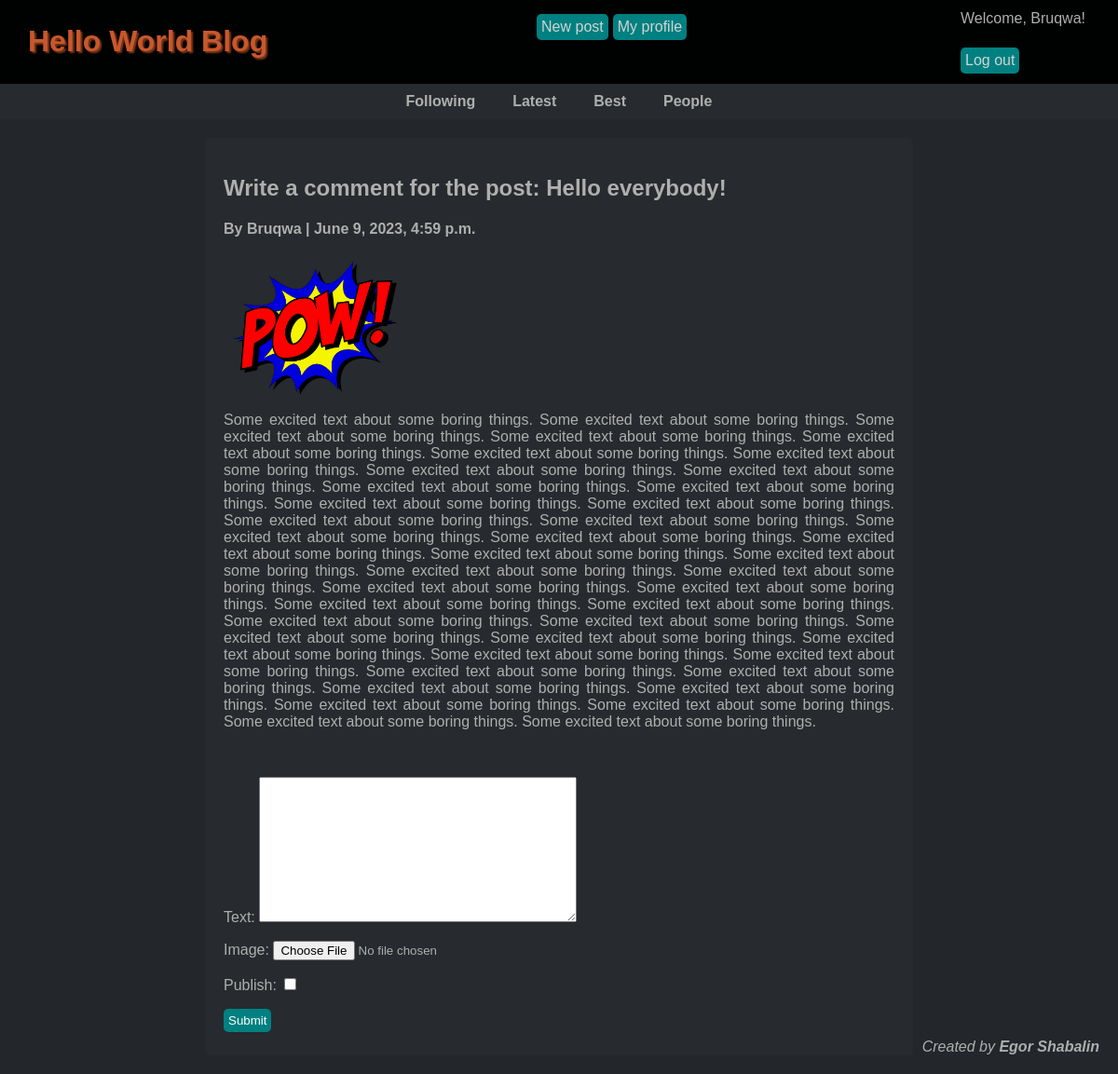
Page /post/2/new_comment/ (signed in) on the committed database.
### blog/models.py (models this page shows, shortened)
class Post(models.Model):
    title = models.CharField(max_length=200)
    text = models.TextField()
    img = models.ImageField(default=None, upload_to="post_imgs", blank=True, null=True)
    author = models.ForeignKey(
        User, on_delete=models.DO_NOTHING, blank=False, null=False
    )
    likes = models.ManyToManyField(User, related_name="post_likes")
    dislikes = models.ManyToManyField(User, related_name="post_dislikes")
    comments = models.IntegerField(default=0, null=True)
    category = models.ForeignKey(Category, on_delete=models.DO_NOTHING, null=True)
    created_at = models.DateTimeField(auto_now_add=True)
    updated_at = models.DateTimeField(auto_now=True)
    posted = models.BooleanField(default=False)
    class Meta:
        ordering = ("-created_at",)
        verbose_name_plural = "Posts"

### blog/views.py (the view)
# urls.py: path("post/<int:pk>/new_comment/", new_comment, name="new_comment"),
@login_required
def new_comment(request, pk):
    post = get_object_or_404(Post, pk=pk)
    if request.method == "POST":
        form = NewCommentForm(request.POST, request.FILES)
        if form.is_valid() and post.id == pk:
            comment = form.save(commit=False)
            comment.parent = post
            comment.author = request.user
            comment.save()
            return redirect("blog:post_detail", pk=pk)
    else:
        form = NewCommentForm()
    return render(request, "blog/new_comment_form.html", {"form": form, "post": post})

### blog/forms.py
class NewCommentForm(forms.ModelForm):
    class Meta:
        model = Comment
        fields = ("text", "img", "posted")
        widgets = {
            "text": forms.Textarea(),
            "img": forms.FileInput(),
            "posted": forms.CheckboxInput(),
        }

### blog/templates/blog/new_comment_form.html (shortened to what this page needs)
{% extends 'blog/base.html' %}
{% block content %}
    <div class='content_detail'>
        <h2>Write a comment for the post: {{ post.title }}</h2>
        <h4>By {{ post.author }} | {{ post.created_at }}</h4>
        {% if post.img %}
            <img class="content_image" src={{ post.img.url }} alt="img">
        {% endif %}
        <p>{{ post.text }}</p>
        <br>
            <form method='post', action='.' enctype='multipart/form-data'>
                <div>
                    <p>
                        <label for="id_text">Text:</label>
                        {{ form.text }}
                    </p>
                    <p>
                        <label for="id_img">Image:</label>
                        {{ form.img }}
                    </p>
                    <p>
                        <label for="id_posted">Publish:</label>
                        {{ form.posted }}
                    </p>
                </div>
                <button class="submit">Submit</button>
            </form>
    </div>
{% endblock %}

### blog/templates/blog/base.html (shortened to what this page needs)
{% load static %}
<!DOCTYPE HTML>
<html>
<head>
    <link rel="stylesheet" type="text/css" href="{% static 'blog/base.css' %}">
</head>
<body>
    <div id='header_and_login'>
        <div id="header">
            <h1 id='site_name'><strong>Hello World Blog</strong></h1>
        </div>
        {% if request.user.is_authenticated %}
            <div id='logged_user_buttons'>
                <a id="button" href="{% url 'blog:new_post' %}">New post</a>
                <a id="button" href="{% url 'blog:profile' request.user.id %}">My profile</a>
            </div>
        {% endif %}
        <div id="login_signup_buttons">
            {% if request.user.is_authenticated %}
                <p id='welcome'>Welcome, {{ user.username }}!</p>
                <a id="button" href="{% url 'logout' %}">Log out</a>
            {% else %}
                <a id="signup" href="{% url 'blog:signup' %}">Sign up</a>
                <a id="button" href="{% url 'blog:login' %}">Log in</a>
            {% endif %}
        </div>
    </div>
    <div id="main_menu">
        {% if request.user.is_authenticated %}
        <a href="{% url 'blog:authors_you_follow' %}">Following</a>
        {% endif %}
        <a href="{% url 'blog:posts' %}">Latest</a>
        <a href="{% url 'blog:best' %}">Best</a>
        <a href="{% url 'blog:user_list' %}">People</a>
    </div>
    {% block content %}
    {% endblock %}
    <footer>
        <i>Created by <strong><a href="mailto:egor.shabalin.wd@gmail.com">Egor Shabalin</a></strong></i>
    </footer>
</body>
</html>

### static/blog/base.css (style rules this page uses)
body { background-color: #23262Bff; color: #AEAFAEff; font-family: 'Orbitron', sans-serif; margin: 0; }
a { text-decoration: none; color: #AEAFAEff; }
#header_and_login { display: flex; flex-direction: row; justify-content: space-between; flex-wrap: wrap; background-color: #000101ff; }
#header { background-color: #000101ff; padding: 5px 0 5px 30px; margin: 0; color: #C8582Cff; font-family: 'Orbitron', sans-serif; }
#site_name { text-shadow: 2px 2px 2px rgb(129, 57, 28); }
#logged_user_buttons { display: flex; flex-direction: row; flex-wrap: wrap; padding: 5px; margin: 5px; background-color: #000101ff; }
#login_signup_buttons { display: flex; flex-direction: column; flex-wrap: wrap; justify-content: space-around; background-color: #000101ff; margin-right: 30px; }
#welcome { margin: 5px 5px 5px 0; padding: 0; }
#button { background-color: teal; color: lightgray; border-radius: 5px; text-align: center; padding: 5px; margin: 5px 5px 5px 0; display: flex; border-style: none; width: fit-content; height: fit-content; }
.submit { background-color: teal; color: white; border-radius: 5px; text-align: center; padding: 5px; margin: 5px 5px 5px 0; display: flex; border-style: none; }
#main_menu { margin: 0; padding: 10px 0 10px 0; background-color: #272A2Eff; display: flex; align-items: center; justify-content: center; font-weight: bold; }
#main_menu a { margin: 0 20px 0 20px; }
.content_detail { width: 60%; margin: 20px auto; padding: 20px; border-radius: 5px; background-color: #272A2Eff; border-image-width: 20%; text-align: justify; }
.content_image { display: flex; align-self: center; max-width: 200px; padding: 0 20px 0 0; margin: 0; image-rendering: optimizeQuality; }
footer { position: fixed; margin: 20px; bottom: 0; right: 0; }

### rows in the picture
Post: title "Hello everybody!", author "Bruqwa", created_at "June 9, 2023, 4:59 p.m.", img (picture), text "Some excited text about some boring things. Some excited text about some boring things. Some excited text about some boring things. Some excited text about some boring things. Some excited text about some boring things. Some excited text about some boring things. Some excited text about some boring things. Some excited text about some boring things. Some excited text about some boring things. Some excited text about some boring things. Some excited text about some boring things. Some excited text about some boring things. Some excited text about some boring things. Some excited text about some boring things. Some excited text about some boring things. Some excited text about some boring…"

### other values in the picture
{{ user.username }} "Bruqwa"
